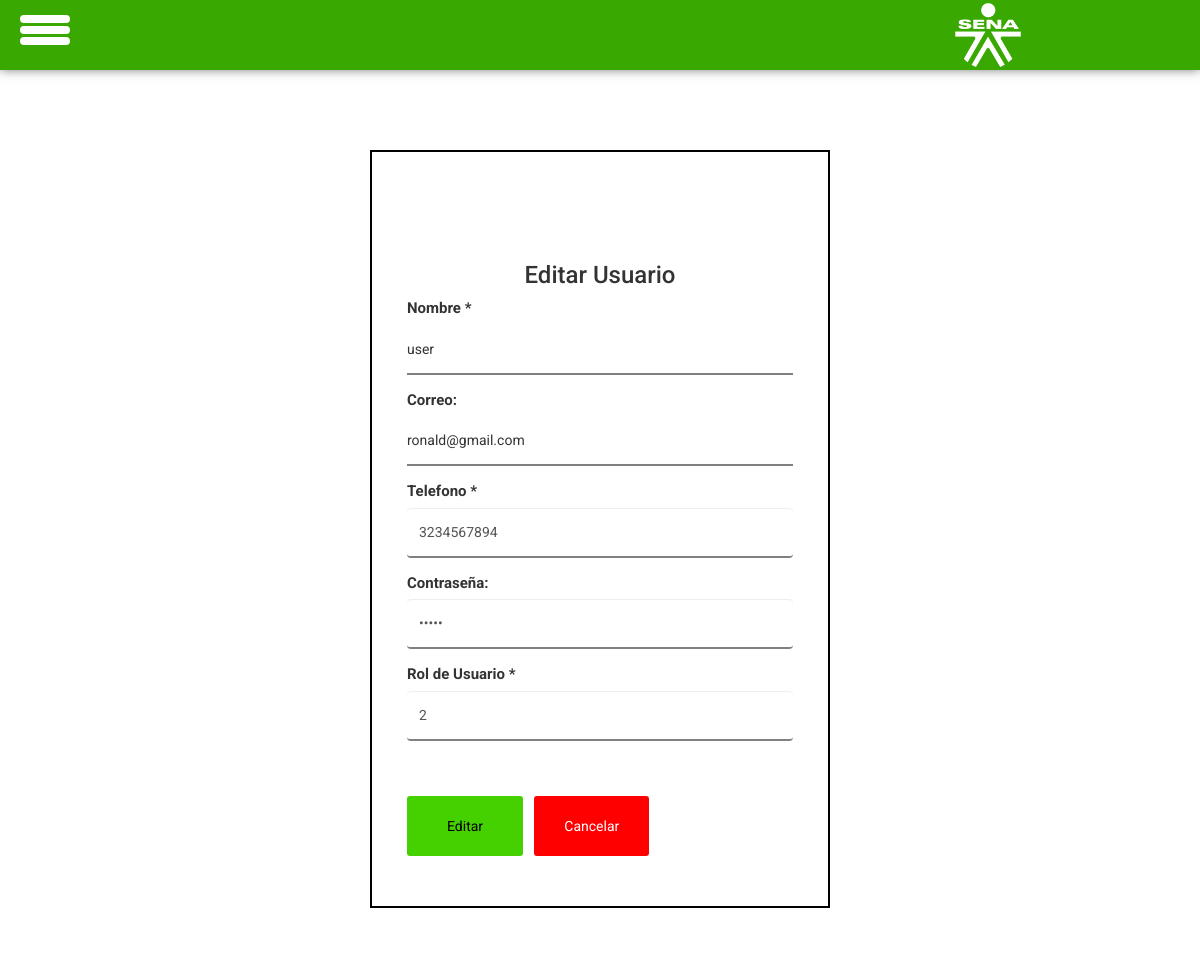
/administrador/View/editarUsuario.php?id=1 (signed in), run on the app's committed database.
### tables this page shows
CREATE TABLE `user` (
  `id` int(11) NOT NULL,
  `nombre` varchar(50) NOT NULL,
  `correo` varchar(50) NOT NULL,
  `telefono` varchar(50) NOT NULL,
  `password` varchar(50) NOT NULL,
  `fecha` timestamp NOT NULL DEFAULT current_timestamp() ON UPDATE current_timestamp(),
  `rol` int(11) NOT NULL
);

### administrador/View/editarUsuario.php (the view, shortened to what this page needs)
<?php
require_once ("../../db/conexion.php");
$id = $_GET['id'];
$consulta = "SELECT * FROM user WHERE id = $id";
$resultado = mysqli_query($conexion, $consulta);
$usuario = mysqli_fetch_assoc($resultado);
?>
<!DOCTYPE html>
<html lang="en">
<head>
    <link rel="stylesheet" href="../../css/bootstrap.min.css">
    <link rel="stylesheet" href="../../css/fontawesome-all.min.css">
    <link rel="stylesheet" href="../../css/header.css">
    <link rel="stylesheet" href="../../css/usuarios.css">
</head>
<body>
<?php if(isset($_SESSION["id"]) ): ?>
<div class="container__menu">
<div class="menu">
  <label for="check__menu" class="lbl-menu">
    <span id="spn1"></span>
    <span id="spn2"></span>
    <span id="spn3"></span>
  </label>
  <img id="logoResponsive" src="../../img/LogoSenaBlanco.png"  width="70px" alt="logoSena">
  <nav>
  </nav>
</div>
</div>
<div class="container">
    <form action="../Model/funciones.php" method="POST">
                <div id="login-row" class="row justify-content-center align-items-center">
                    <div id="login-column" >
                        <div id="login-box" >
                            <br>
                            <br>
                            <h3 class="text-center">Editar Usuario</h3>
                            <div class="form-group">
                                <label for="nombre" class="form-label">Nombre *</label>
                                <br>
                                <input type="text" id="nombre" name="nombre" class="form_control" value="<?php echo $usuario['nombre'];?>"required>
                            </div>
                            <div class="form-group">
                                <label for="username">Correo:</label>
                                <br>
                                <input type="email" name="correo" id="correo" class="form_control" placeholder="" value="<?php echo $usuario['correo'];?>">
                            </div>
                            <div class="form-group">
                                <label for="telefono" class="form-label">Telefono *</label>
                                <br>
                                <input type="tel" id="telefono" name="telefono" class="form-control" value="<?php echo $usuario['telefono'];?>" required>
                            </div>
                            <div class="form-group">
                                <label for="password">Contraseña:</label>
                                <br>
                                <input type="password" name="password" id="password" class="form-control" value="<?php echo $usuario['password'];?>" required>
                            </div>
                            <div class="form-group">
                                <label for="rol" class="form-label">Rol de Usuario *</label>
                                <br>
                                <input type="number" id="rol" name="rol" class="form-control" placeholder="Escribe el rol 1 para Admin, 2 para Lector" value="<?php echo $usuario['rol'];?>" required>
                            </div>
                            <br>
                            <div class="mb-3">
                                <button type="submit" class="btnEnviar">Editar</button>
                                <a href="user.php" class="btnCancelar">Cancelar</a>
                            </div>
                        </div>
                    </div>
                </form>
    </div>
<?php endif; ?>
</body>
</html>

### css/header.css (style rules this page uses)
* { margin: 0; padding: 0; box-sizing: border-box; font-family:'Roboto', sans-serif; text-decoration: none; }
:root { --color-sena: rgb(57,168,1); --color-blanco: white; }
.container__menu { position: fixed; top: 0; width: 100%; height: 70px; background-color: var(--color-sena); padding: 0px 20px; box-shadow: 0px 0px 10px 0px rgba(0, 0, 0, 0.5); z-index: 20; }
.menu { position: relative; top: -48px; max-width: 1200px; margin: auto; height: 100%; }
.menu #logoResponsive { display: none; }
nav { height: 100%; display: flex; justify-content: space-evenly; }
.lbl-menu { width: 50px; height: 30px; position: relative; cursor: pointer; display: none; }
@media screen and (max-width: 1350px) { .menu { position: relative; top: 15px; } }
@media screen and (max-width: 1350px) { .menu #logoResponsive { display: block; position: relative; top: -55px; left: 80%; width: 80px; } }
@media screen and (max-width: 1350px) { .lbl-menu #spn1,#spn2,#spn3 { position: absolute; content: ''; background-color: white; width: 50px; height: 8px; border-radius: 5px; transition: all 400ms ease; } }
@media screen and (max-width: 1350px) { #spn2 { top: 11px; } }
@media screen and (max-width: 1350px) { #spn3 { top: 22px; } }
@media screen and (max-width: 1350px) { .lbl-menu { display: flex; } }

### css/usuarios.css (style rules this page uses)
.container { position: relative; top: 100px; width: 70vh; padding: 50px; }
.container input { width: 100%; min-height: 50px; border: 0px; border-bottom: 2px; border-color: gray; border-style: solid; }
form { border: 2px; border-color: #000000; border-style:solid; padding: 50px; }
label { font-size: 15px; font-weight: bold; }
.btnEnviar { margin-top: 2rem; background-color: #45d100; color: #000000; border: 0px; border-radius: 3px; padding: 20px 40px; }
.btnCancelar { background-color: red; color: #ffffff; border-radius: 3px; padding: 22px 30px; border: 0px; margin-left: 2%; }

### data on the page
user: nombre "user", correo "ronald@gmail.com", telefono "3234567894", rol "2"
